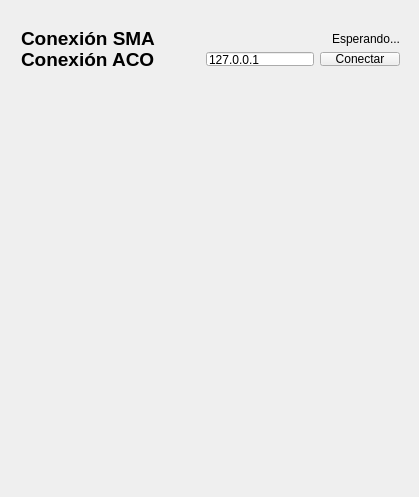
<?xml version="1.0" encoding="UTF-8"?>
<ui version="4.0">
 <class>MainWindow</class>
 <widget class="QMainWindow" name="MainWindow">
  <property name="geometry">
   <rect>
    <x>0</x>
    <y>0</y>
    <width>419</width>
    <height>497</height>
   </rect>
  </property>
  <property name="windowTitle">
   <string>MainWindow</string>
  </property>
  <widget class="QWidget" name="centralWidget">
   <widget class="QWidget" name="container" native="true">
    <property name="geometry">
     <rect>
      <x>10</x>
      <y>90</y>
      <width>400</width>
      <height>400</height>
     </rect>
    </property>
    <zorder>verticalSpacer</zorder>
   </widget>
   <widget class="QWidget" name="layoutWidget">
    <property name="geometry">
     <rect>
      <x>10</x>
      <y>20</y>
      <width>401</width>
      <height>57</height>
     </rect>
    </property>
    <layout class="QVBoxLayout" name="verticalLayout">
     <item>
      <layout class="QHBoxLayout" name="horizontalLayout">
       <item>
        <widget class="QLabel" name="label">
         <property name="font">
          <font>
           <family>Ubuntu</family>
           <pointsize>14</pointsize>
           <weight>75</weight>
           <italic>false</italic>
           <bold>true</bold>
          </font>
         </property>
         <property name="text">
          <string>Conexión SMA</string>
         </property>
        </widget>
       </item>
       <item>
        <spacer name="horizontalSpacer_2">
         <property name="orientation">
          <enum>Qt::Horizontal</enum>
         </property>
         <property name="sizeHint" stdset="0">
          <size>
           <width>40</width>
           <height>20</height>
          </size>
         </property>
        </spacer>
       </item>
       <item>
        <widget class="QLabel" name="label_2">
         <property name="text">
          <string>Esperando...</string>
         </property>
         <property name="alignment">
          <set>Qt::AlignCenter</set>
         </property>
        </widget>
       </item>
      </layout>
     </item>
     <item>
      <layout class="QHBoxLayout" name="horizontalLayout_2">
       <item>
        <widget class="QLabel" name="label_3">
         <property name="font">
          <font>
           <family>Ubuntu</family>
           <pointsize>14</pointsize>
           <weight>75</weight>
           <italic>false</italic>
           <bold>true</bold>
          </font>
         </property>
         <property name="text">
          <string>Conexión ACO</string>
         </property>
        </widget>
       </item>
       <item>
        <spacer name="horizontalSpacer">
         <property name="orientation">
          <enum>Qt::Horizontal</enum>
         </property>
         <property name="sizeHint" stdset="0">
          <size>
           <width>40</width>
           <height>20</height>
          </size>
         </property>
        </spacer>
       </item>
       <item>
        <widget class="QLineEdit" name="lineEdit">
         <property name="text">
          <string>127.0.0.1</string>
         </property>
        </widget>
       </item>
       <item>
        <widget class="QPushButton" name="pushButton">
         <property name="text">
          <string>Conectar</string>
         </property>
        </widget>
       </item>
      </layout>
     </item>
    </layout>
   </widget>
  </widget>
 </widget>
 <layoutdefault spacing="6" margin="11"/>
 <resources/>
 <connections/>
</ui>
